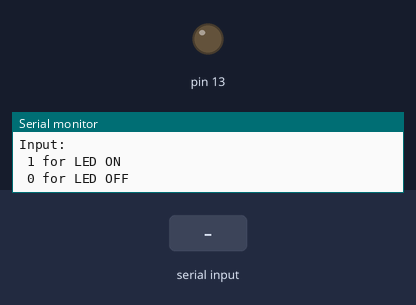
This sketch was run on a simulated Arduino Uno, built with avr-gcc and run on an emulated ATmega328P. Shown: output pins drawn as LEDs (lit = HIGH), the last lines printed to the serial monitor. The test bench sets the inputs (shaded band).

Above: at 1.2 s.
1.3 s: "1" received over Serial
At 1.6 s:
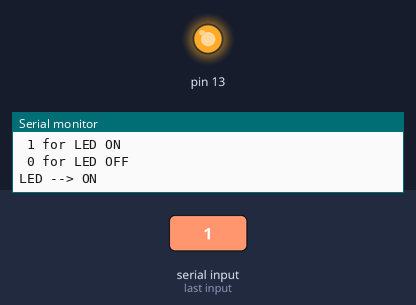
2.8 s: "0" received over Serial
At 3.9 s:
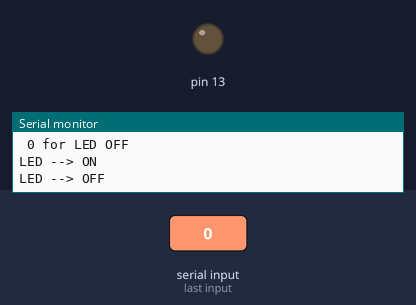
Timing chart, 0 to 5.8 s (numbered marks = the images above; inputs shaded):
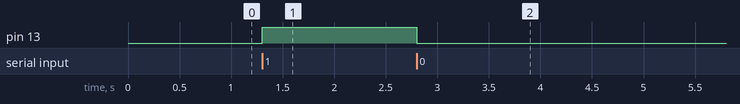

The sketch:

serial_in_activate_led.ino
```cpp
void setup() {
  // put your setup code here, to run once:
  pinMode(13, OUTPUT);
  Serial.begin(9600);
  Serial.println("Input:\n 1 for LED ON\n 0 for LED OFF");
}

void loop() {
  // put your main code here, to run repeatedly:
  if(Serial.available() > 0)
  {
    char state = Serial.read();
    if (state == '1')
    {
    digitalWrite(13, HIGH);
    Serial.println("LED --> ON");
    }
  if (state == '0')
  {
    digitalWrite(13, LOW);
    Serial.println("LED --> OFF");
  }
  }
}
```

Measured:
- after the input at 1.3 s, pin 13: LOW → HIGH at once
- after the input at 2.8 s, pin 13: HIGH → LOW at once
